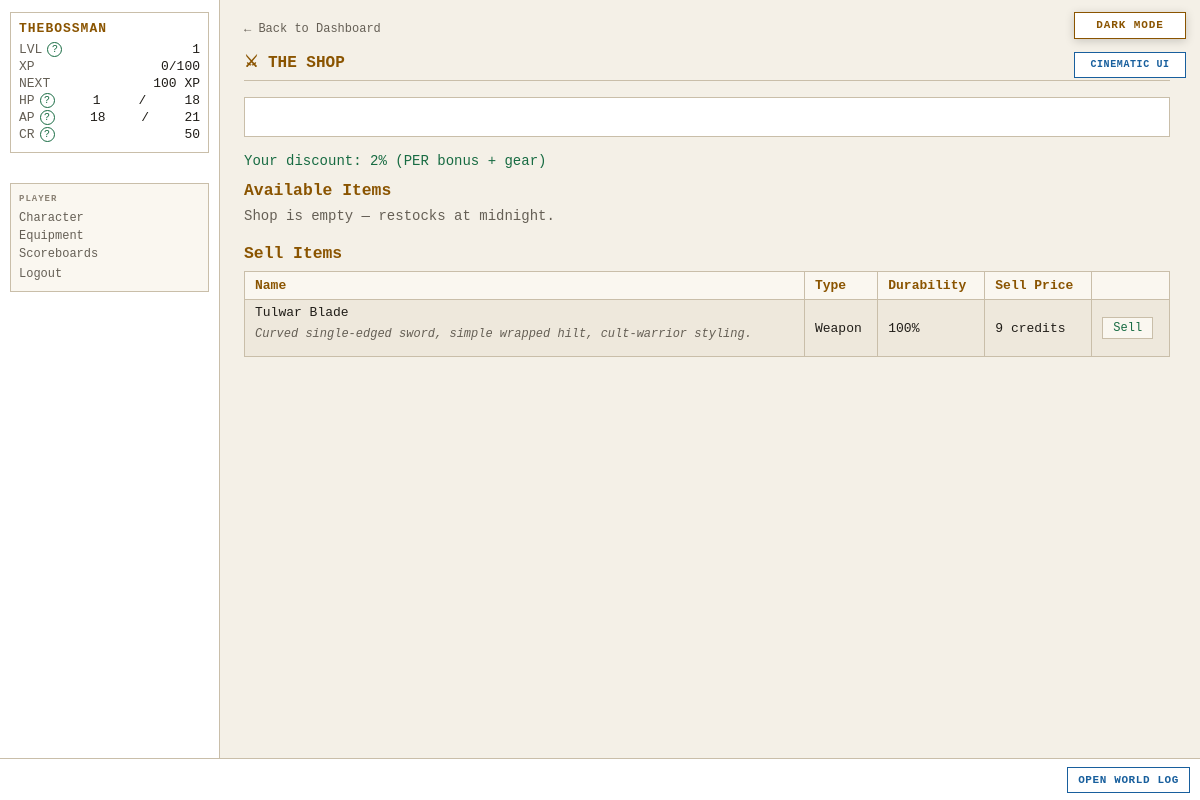
Before: /shop (signed in) with the older database file.
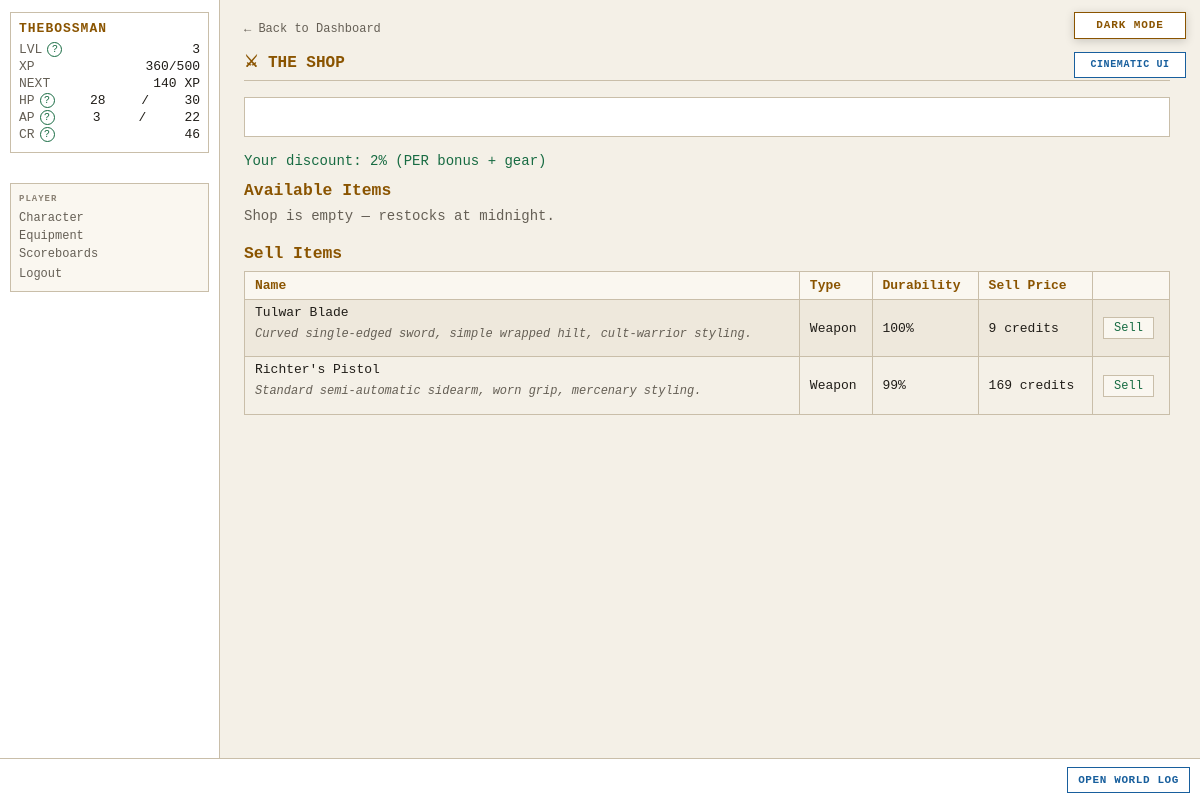
After: the same page with the newer database file.
### tables this page shows
CREATE TABLE players (
    id                  INTEGER PRIMARY KEY AUTOINCREMENT,
    username            TEXT    UNIQUE NOT NULL,
    password_hash       TEXT    NOT NULL,
    email               TEXT    UNIQUE NOT NULL,
    character_name      TEXT    NOT NULL,
    sex                 TEXT    NOT NULL,
    class_id            INTEGER REFERENCES classes(id),
    str_stat            INTEGER NOT NULL DEFAULT 1,
    end_stat            INTEGER NOT NULL DEFAULT 1,
    agi_stat            INTEGER NOT NULL DEFAULT 1,
    lck_stat            INTEGER NOT NULL DEFAULT 1,
    per_stat            INTEGER NOT NULL DEFAULT 1,
    level               INTEGER NOT NULL DEFAULT 1,
    xp                  INTEGER NOT NULL DEFAULT 0,
    current_hp          INTEGER NOT NULL,
    current_ap          INTEGER NOT NULL,
    credits             INTEGER NOT NULL DEFAULT 25,
    equipped_weapon_id  INTEGER REFERENCES inventory_items(id),
    equipped_armor_id   INTEGER REFERENCES inventory_items(id),
    equipped_special_id INTEGER REFERENCES inventory_items(id),
    in_combat           INTEGER NOT NULL DEFAULT 0,
    pending_levelup     INTEGER NOT NULL DEFAULT 0,
    combat_preference   TEXT    NOT NULL DEFAULT "Balanced",
    is_banned           INTEGER NOT NULL DEFAULT 0,
    retired_at          TEXT,
    last_login_at       TEXT,
    created_at          TEXT    NOT NULL DEFAULT (datetime('now'))
);

CREATE TABLE weapons (
    id              INTEGER PRIMARY KEY AUTOINCREMENT,
    name            TEXT    UNIQUE NOT NULL,
    is_active       INTEGER NOT NULL DEFAULT 1,
    level           INTEGER NOT NULL,
    weapon_type     TEXT    NOT NULL,
    damage_die      TEXT    NOT NULL,
    damage_type     TEXT    NOT NULL,
    str_bonus       INTEGER NOT NULL DEFAULT 0,
    end_bonus       INTEGER NOT NULL DEFAULT 0,
    agi_bonus       INTEGER NOT NULL DEFAULT 0,
    lck_bonus       INTEGER NOT NULL DEFAULT 0,
    per_bonus       INTEGER NOT NULL DEFAULT 0,
    associated_to   TEXT,
    credit_cost     INTEGER NOT NULL,
    drop_chance     REAL    NOT NULL,
    starting_durability INTEGER NOT NULL DEFAULT 100,
    imported_at     TEXT    NOT NULL DEFAULT (datetime('now'))
, description TEXT NOT NULL DEFAULT '');

CREATE TABLE inventory_items (
    id                 INTEGER PRIMARY KEY AUTOINCREMENT,
    player_id          INTEGER NOT NULL REFERENCES players(id),
    item_type          TEXT    NOT NULL,
    item_id            INTEGER NOT NULL,
    current_durability INTEGER NOT NULL DEFAULT 100,
    acquired_at        TEXT    NOT NULL DEFAULT (datetime('now')),
    acquired_method    TEXT    NOT NULL
);

### routes/shop.py (the view)
@bp.route("/shop")
def index():
    player   = g.player
    settings = get_all_settings()
    per_discount = math.floor(player["per_stat"] / 2) / 100
    special_discount = _get_special_shop_discount(player)
    max_discount = settings.get("SHOP_DISCOUNT_MAX", cfg.SHOP_DISCOUNT_MAX)
    discount = min(per_discount + special_discount, max_discount)
    listings = _get_listings_with_detail(discount)
    sellable = _get_sellable_items(player)
    return render_template(
        "shop/shop.html",
        listings=listings,
        sellable=sellable,
        discount_pct=int(discount * 100),
        feedback=request.args.get("feedback"),
        error=request.args.get("error"),
    )

### app.py (called while the page is built)
def _context_processor() -> dict:
    settings = get_all_settings()
    player = g.get("player")
    if not player:
        return {"settings": settings}
    return {"player": player, "settings": settings}

def _check_auth():
    if request.endpoint in _AUTH_EXEMPT:
        return None
    if not session.get("player_id"):
        return redirect(url_for("auth.login"))
    return None

def _load_player():
    player_id = session.get("player_id")
    if not player_id:
        return None
    player = get_player(player_id)
    if player is None:
        session.clear()
        return redirect(url_for("auth.login"))
    g.player = player
    return None

def _set_blackout_flag():
    settings = get_all_settings()
    blackout_mins = settings.get("MIDNIGHT_BLACKOUT_MINUTES", cfg.MIDNIGHT_BLACKOUT_MINUTES)
    now = datetime.now(timezone.utc)
    minutes_to_midnight = (24 * 60) - (now.hour * 60 + now.minute)
    g.blackout = (minutes_to_midnight <= blackout_mins)

### database.py (called while the page is built)
def dict_factory(cursor: sqlite3.Cursor, row: tuple) -> dict:
    return {col[0]: val for col, val in zip(cursor.description, row)}

### templates/shop/shop.html (shortened to what the changed rows need)
{% extends "base.html" %}
{% block content %}
<div id="page-content">
    <h2 class="page-title">⚔ THE SHOP</h2>
    {% if sellable %}
    <table>
        <tr>
            <th>Name</th><th>Type</th><th>Durability</th><th>Sell Price</th><th></th>
        </tr>
        {% for item in sellable %}
        <tr>
            <td>
                {{ item.name }}
                {% if item.description %}<div class="item-description">{{ item.description }}</div>{% endif %}
            </td>
            <td>
                {% if item.item_type == 'SPECIAL' %}
                    <span style="color:var(--amber)">★ Special</span>
                {% else %}
                    {{ item.item_type|title }}
                {% endif %}
            </td>
            <td>{{ item.current_durability }}%</td>
            <td>
                {% if item.sell_price == 0 %}
                    <span style="color:var(--red)">0 credits</span>
                {% else %}
                    {{ item.sell_price }} credits
                {% endif %}
            </td>
            <td>
                <form method="POST" action="{{ url_for('shop.sell') }}"
                      >
                    <button type="submit" class="btn-small {% if item.sell_price == 0 %}danger{% endif %}">
                        Sell
                    </button>
                </form>
            </td>
        </tr>
        {% endfor %}
    </table>
    {% else %}
    <p style="color:var(--grey)">No unequipped items to sell.</p>
    {% endif %}
</div>
{% endblock %}

### templates/base.html (shortened to what this page needs)
<!DOCTYPE html>
<html lang="en">
<head>
<link rel="stylesheet" href="{{ url_for('static', filename='style.css') }}">
</head>
<body class="{{ 'authenticated' if player else 'auth-page' }} {% block body_class %}{% endblock %}">
{% if settings.get('ALLOW_PLAYER_COLOR_OVERRIDE', true) %}<button id="theme-toggle" type="button" aria-label="Switch color theme" aria-pressed="false">
</button>{% endif %}
{% if settings.get('ALLOW_PLAYER_INTERFACE_OVERRIDE', true) %}
<button id="interface-toggle" type="button" aria-label="Switch interface style" aria-pressed="false">
</button>
{% endif %}
{% if player %}
<div id="left-col">
    <div id="status-block">
        <div class="status-name">{{ player.character_name }}</div>
        <div class="status-line">
            <span class="label">LVL</span>
            <span id="status-level">{{ player.level }}</span>
        </div>
        <div class="status-line">
            <span class="label">XP</span>
            <span><span id="status-xp">{{ player.xp }}</span><span id="status-xp-threshold">{% if player.get('next_level_xp') is not none %}/{{ player.get('next_level_xp') }}{% endif %}</span></span>
        </div>
        <div class="status-line" title="Experience still needed to reach level {{ player.level + 1 }}">
            <span class="label">NEXT</span>
            <span id="status-xp-next">{% if player.get('xp_to_next_level') is none %}MAX{% elif player.get('xp_to_next_level') <= 0 %}LEVEL UP{% else %}{{ player.get('xp_to_next_level') }} XP{% endif %}</span>
        </div>
        <div class="status-line">
            <span class="label">HP</span>
            <span id="status-hp">{{ player.current_hp }}</span>/<span id="status-maxhp">{{ player.max_hp }}</span>
        </div>
        <div class="status-line">
            <span class="label">AP</span>
            <span id="status-ap">{{ player.current_ap }}</span>/<span id="status-maxap">{{ player.max_ap }}</span>
        </div>
        <div class="status-line">
            <span class="label">CR</span>
            <span id="status-credits">{{ player.credits }}</span>
        </div>
    </div>
    <nav id="left-nav">
        <span class="nav-heading">PLAYER</span>
        <a href="{{ url_for('character.index') }}">Character</a>
        <a href="{{ url_for('character.equipment') }}">Equipment</a>
        <a href="{{ url_for('scoreboards.index') }}">Scoreboards</a>
        <form action="{{ url_for('auth.logout') }}" method="POST" style="margin:0">
            <button type="submit" class="nav-link-btn">Logout</button>
        </form>
    </nav>
</div>
{% endif %}
<div id="main">
    {% block content %}{% endblock %}
</div>
{% if player %}
<div id="ticker-wrap">
    <a id="ticker-log-link" href="{{ url_for('feeds.global_log') }}" title="Open the complete World Log">OPEN WORLD LOG</a>
    <div id="ticker">
    </div>
</div>
{% endif %}
</body>
</html>

Changed rows visible on the page:
changed players "THEBOSSMAN": level "1" → "3"; xp "0" → "360"; current_hp "1" → "28"; current_ap "18" → "3"; credits "50" → "46"
now on this page (row unchanged): weapons: name "Richter's Pistol", description "Standard semi-automatic sidearm, worn grip, mercenary styling."
now on this page (row edited): inventory_items: item_type "Weapon"
Other visible differences:
{{ player.get('next_level_xp') }}: "100" → "500"
{{ player.get('xp_to_next_level') }}: "100" → "140"
{{ player.max_hp }}: "18" → "30"
{{ player.max_ap }}: "21" → "22"
new list line: "99 % 169 credits Sell"
